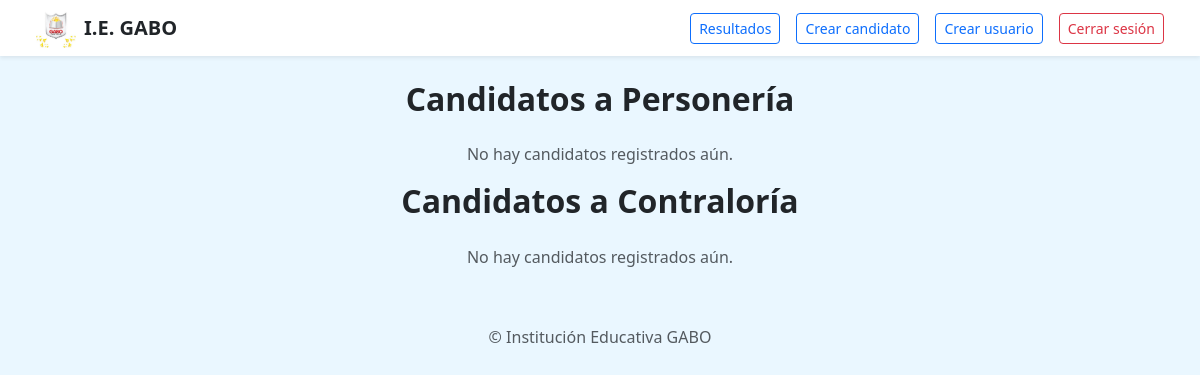
Before: /main/ (signed in) with the older database file.
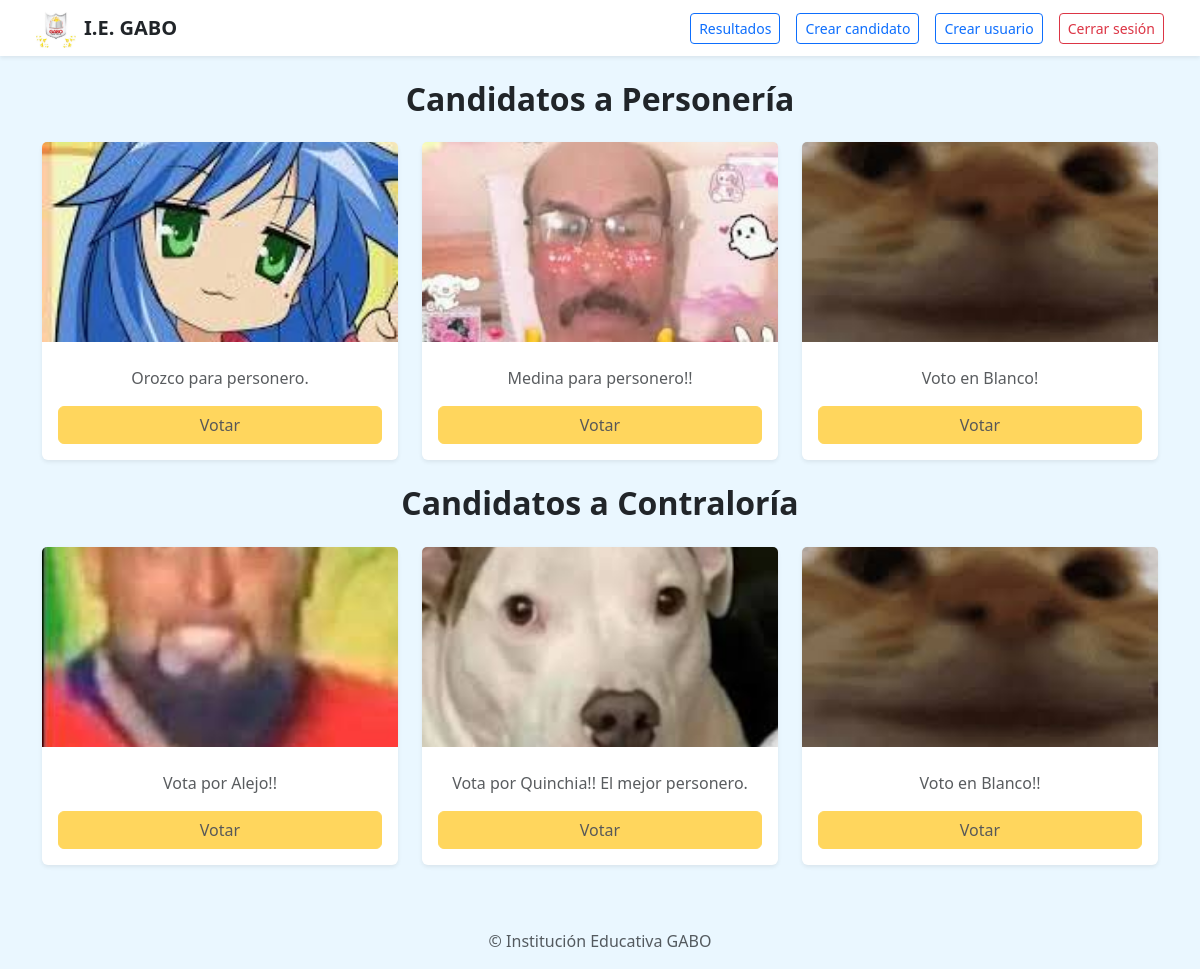
After: the same page with the newer database file.
### Users/models.py (models this page shows)
class Candidates(models.Model):
    POSITIONS = (
        ('Personería', 'Personería'),
        ('Contraloría', 'Contraloría'),
    )
    GRADES = (
        ('11-1', '11-1'),
        ('11-2', '11-2'),
        ('11-3', '11-3'),
        ('11-4', '11-4'),
        ('11-5', '11-5'),
    )
    GENDER = (
        ('Masculino', 'Masculino'),
        ('Femenino', 'Femenino'),
        ('Otro', 'Otro'),
    )
    user = models.OneToOneField(User, on_delete=models.CASCADE)
    identification_number = models.IntegerField(unique=True)
    grade = models.CharField(
        max_length=10,
        choices=GRADES,
        default='11-1')
    age = models.IntegerField()
    position = models.CharField(
        max_length=20,
        choices=POSITIONS,
        default='Personería'
    )
    gender = models.CharField(
        max_length=10,
        choices=GENDER,
        default='Masculino'
    )
    description = models.TextField()
    photo = models.ImageField(upload_to='candidates_photos/', blank=True, null=True)
    votes = models.IntegerField(default=0)
    percentage = models.FloatField(default=0.0)

### Users/views.py (the view)
# urls.py: path('main/', main, name='main'),
@login_required(login_url='logIn')
def main(request):
    ombudsmans = Candidates.objects.filter(position='Personería')
    comptrollers = Candidates.objects.filter(position='Contraloría')
    if request.method == 'GET':
        return render(request,'users/main.html',{
            'candidates': Candidates.objects.all(),
        })
    else:
        return render(request,'users/main.html',{
            'ombudsmans' : ombudsmans,
            'comptrollers' : comptrollers,
        })

### templates/users/main.html (shortened to what this page needs)
{% load static %}
<!DOCTYPE html>
<html lang="es">
<head>
    <link href="https://cdn.jsdelivr.net/npm/bootstrap@5.3.3/dist/css/bootstrap.min.css" rel="stylesheet">
    <link rel="stylesheet" href="{% static 'users/stylesMain.css' %}">
</head>
<body style="background-color: #eaf7ff;">
    <nav class="navbar navbar-expand-lg navbar-light bg-white shadow-sm px-4">
        <div class="container-fluid d-flex justify-content-between w-100">
            <div class="d-flex align-items-center gap-2">
                <img src="{% static 'img/logo.webp' %}" alt="Logo" style="height: 40px;">
                <a href="{% url 'main' %}" style="text-decoration: none;"><strong class="text-dark fs-5">I.E. GABO</strong></a>
            </div>
            <div class="d-flex gap-3">
                {% if user.is_superuser %}
                <a class="btn btn-outline-primary btn-sm" href="{% url 'results' %}">Resultados</a>
                <a class="btn btn-outline-primary btn-sm" href="{% url 'create_candidate' %}">Crear candidato</a>
                <a class="btn btn-outline-primary btn-sm" href="{% url 'signUp' %}">Crear usuario</a>
                {% endif %}
                <a class="btn btn-outline-danger btn-sm" href="{% url 'logOut' %}">Cerrar sesión</a>
            </div>
        </div>
    </nav>
    <main class="container py-4">
        <h2 class="text-center fw-bold mb-4">Candidatos a Personería</h2>
        <div class="row justify-content-center">
            {% for candidate in candidates %}
            {% if candidate.position == "Personería" %}
            <div class="col-md-6 col-lg-4 mb-4">
                <div class="card shadow-sm border-0">
                    <img src="{{ candidate.photo.url }}" class="card-img-top" alt="Foto de {{ candidate.profile.user.username }}" height="200" style="object-fit: cover;">
                    <div class="card-body text-center">
                        <p class="card-text text-muted">{{ candidate.description }}</p>
                        <form action="{% url 'vote' %}" method="post">
                            {% if user.is_superuser %}
                            <button type="submit" class="btn btn-warning w-100" disabled>Votar</button>
                            {% else %}
                            <button type="submit" class="btn btn-warning w-100">Votar</button>
                            {% endif %}
                        </form>
                    </div>
                </div>
            </div>
            {% endif %}
            {% empty %}
            <div class="col-12 text-center">
                <p class="text-muted">No hay candidatos registrados aún.</p>
            </div>
            {% endfor %}
        </div>
        <h2 class="text-center fw-bold mb-4">Candidatos a Contraloría</h2>
        <div class="row justify-content-center">
            {% for candidate in candidates %}
            {% if candidate.position == "Contraloría" %}
            <div class="col-md-6 col-lg-4 mb-4">
                <div class="card shadow-sm border-0">
                    <img src="{{ candidate.photo.url }}" class="card-img-top" alt="Foto de {{ candidate.profile.user.username }}" height="200" style="object-fit: cover;">
                    <div class="card-body text-center">
                        <p class="card-text text-muted">{{ candidate.description }}</p>
                        <form action="{% url 'vote' %}" method="post">
                            {% if user.is_superuser %}
                            <button type="submit" class="btn btn-warning w-100" disabled>Votar</button>
                            {% else %}
                            <button type="submit" class="btn btn-warning w-100">Votar</button>
                            {% endif %}
                        </form>
                    </div>
                </div>
            </div>
            {% endif %}
            {% empty %}
            <div class="col-12 text-center">
                <p class="text-muted">No hay candidatos registrados aún.</p>
            </div>
            {% endfor %}
        </div>
    </main>
    <footer class="text-center text-muted py-3">
        &copy; {{ year }} Institución Educativa GABO
    </footer>
</body>
</html>

### static/users/stylesMain.css (style rules this page uses)
body { background-color: #eaf7ff; }

Changed rows visible on the page:
added Candidates: photo (picture), description "Orozco para personero.", shown under "Candidatos a Personería"
added Candidates: photo (picture), description "Medina para personero!!", shown under "Candidatos a Personería"
added Candidates: photo (picture), description "Voto en Blanco!", shown under "Candidatos a Personería"
added Candidates: photo (picture), description "Vota por Alejo!!", shown under "Candidatos a Contraloría"
added Candidates: photo (picture), description "Vota por Quinchia!! El mejor personero.", shown under "Candidatos a Contraloría"
added Candidates: photo (picture), description "Voto en Blanco!!", shown under "Candidatos a Contraloría"
Other visible differences:
text no longer shown: "No hay candidatos registrados aún. No hay candidatos registrados aún."
